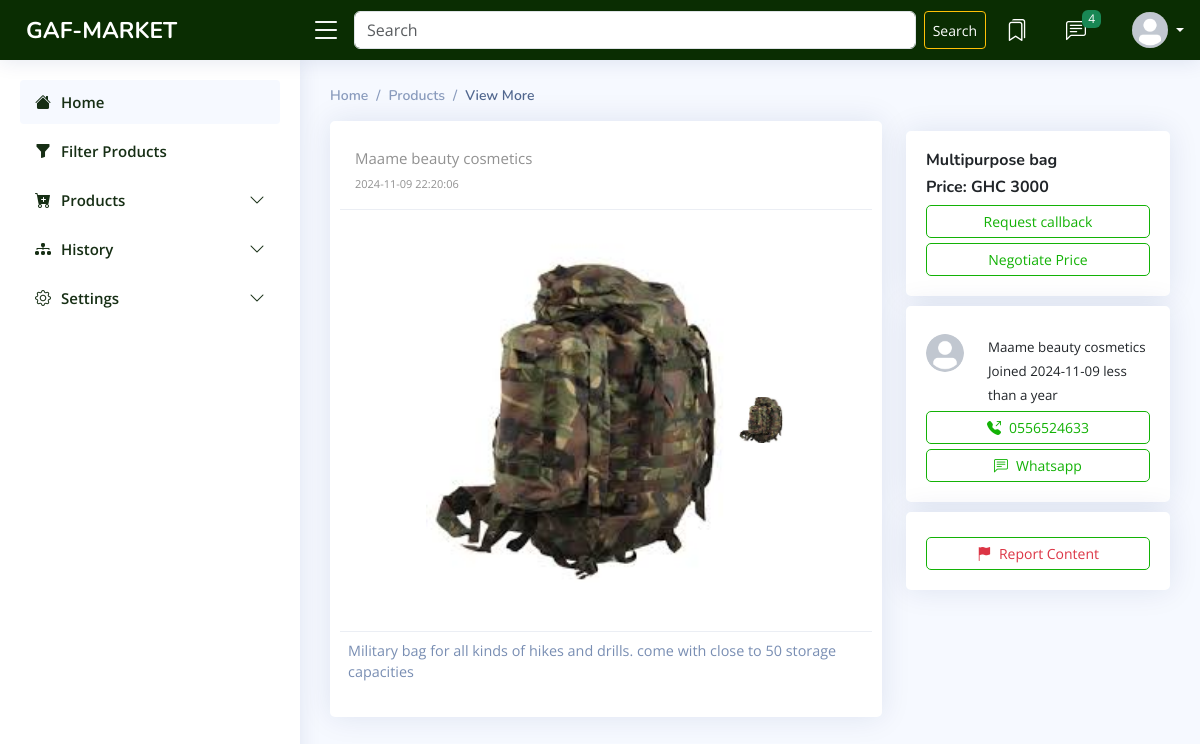
/users/includes/viewmore.php?productid=672fcb4bf01c1&sellerid=2&id=12 (signed in), run on the app's committed database.
### tables this page shows
CREATE TABLE `productimgs` (
  `id` int(11) NOT NULL,
  `userid` varchar(225) NOT NULL,
  `productid` varchar(225) NOT NULL,
  `path` varchar(225) NOT NULL,
  `title` varchar(225) NOT NULL,
  `category` varchar(225) NOT NULL,
  `price` varchar(225) NOT NULL,
  `description` varchar(225) NOT NULL,
  `timestamp` timestamp NOT NULL DEFAULT current_timestamp()
);

CREATE TABLE `users` (
  `id` int(11) NOT NULL,
  `name` varchar(225) NOT NULL,
  `email` varchar(225) NOT NULL,
  `telephone` varchar(225) NOT NULL,
  `password` varchar(225) NOT NULL,
  `timestamp` timestamp NOT NULL DEFAULT current_timestamp()
);

### users/includes/viewmore.php (the view, shortened to what this page needs)
<?php
include('header.php');
if(isset($_GET['productid']))
{
    $productid = $_GET['productid'];
    $id = $_GET['id'];
}
$query = "SELECT * FROM productimgs p JOIN users u ON p.userid = u.id WHERE p.id = ? ";
$stmt = mysqli_prepare($conn, $query);
mysqli_stmt_bind_param($stmt, "i", $id);
$stmt->execute();
$result = $stmt->get_result();
$rows = mysqli_fetch_assoc($result);
$sellername = $rows['name'];
$time = $rows['timestamp'];
$product_description = $rows['description'];
$price = $rows['price'];
$title = $rows['title'];
$sellertel = $rows['telephone'];
$registrationDate = new DateTime($time);
$currentDate = new DateTime();
$interval = $registrationDate->diff($currentDate);
$inyears = $interval->y;
$date = (new DateTime($time))->format('Y-m-d')
?>
<html>
<head>
</head>
<body>
<div class="main" id="main">
    <div class="pagetitle">
        <nav>
            <ol class="breadcrumb">
                <li class="breadcrumb-item"><a href="home.php">Home</a></li>
                <li class="breadcrumb-item">Products</li>
                <li class="breadcrumb-item active">View More</li>
            </ol>
        </nav>
    </div>
    <section class="section">
        <div class="row align-items-top">
            <div class="col-lg-8">
                <div class="card">
                    <div class="card-header">
                        <small style="font-size: 15px; color: #919191;"><?php echo $sellername  ?></small><br>
                        <small style="font-size: 11px; color: #919191"><?php echo $time ?></small>
                    </div>
                    <div class="card-body">
                        <div class="image-container">
                            <?php
                                $pathquery = "SELECT * FROM productimgs Where id = ? LIMIT 1";
                                $pathstmt = mysqli_prepare($conn, $pathquery);
                                mysqli_stmt_bind_param($pathstmt,"i",$id);
                                $pathstmt->execute();
                                $fetchpath = $pathstmt->get_result();
                                foreach($fetchpath as $key => $value)
                                {
                                    echo '
                                    <img id="mainImage" class="main-image" src="../../productsimgs/'.$value['path'].'" alt="Product Image">
                                    ';
                                }
                            ?>
                             <?php
                             $multipathquery = "SELECT path FROM productimgs Where id = ? OR productid = ? GROUP BY id";
                             $multipathstmt = mysqli_prepare($conn, $multipathquery);
                             mysqli_stmt_bind_param($multipathstmt,"is",$id, $productid);
                             $multipathstmt->execute();
                             $multifetchpath = $multipathstmt->get_result();
                             foreach($multifetchpath as $key => $value)
                             {
                                 echo '
                                 <div class="sub-images">
                                <img class="sub-image" src="../../productsimgs/'.$value['path'].'" alt="Sub Image 1" onclick="changeImage(this.src)">
                                </div>
                                 ';
                             }
                             ?>
                        </div>
                    </div>
                    <div class="card-footer">
                        <p><?php echo $product_description?></p>
                    </div>
                </div>
            </div>
            <div class="col-lg-4 right-side-items">
                <div class="card right-card">
                    <div class="card-body">
                        <h6 style="font-weight: bold;"><?php  echo $title?></h6>
                        <h6 style="font-weight: bold;">Price: GHC<?php echo  " ".$price ?></h6>
                        <div class="text-center">
                            <button class="btn btn-sm custom-button" type="button" data-toggle="modal" data-target="#requestModal">Request callback</button>
                            <button class="btn btn-sm custom-button" type="button" data-toggle="modal" data-target="#negotiateModal">Negotiate Price</button>
                        </div>
                    </div>
                </div>
                <div class="card right-card">
                    <div class="card-body">
                        <div class="row">
                            <div class="mt-2 mb-2 col-3">
                                <img src="../../assets/img/avatar.png" alt="Profile" class="rounded-circle profile">
                            </div>
                            <div class="col-9 mt-2">
                                <span><small class="text-small"><?php echo $sellername ?></small></span><br>
                                <span><small class="text-small"><?php if($inyears <= 0) {echo "Joined"." ".$date." "."less than a year";} else{echo "Joined".$date." ".$inyears."y";} ?></small></span>
                            </div>
                        </div>
                        <div class="text-center">
                            <button class="btn btn-sm custom-button">
                                <i class="bi bi-telephone-outbound-fill me-2"></i><?php echo $sellertel?>
                            </button>
                            <button class="btn btn-sm custom-button">
                                <i class="bi bi-chat-left-text me-2 "></i><a href="https://wa.me/<?php echo $sellertel?>" style="text-decoration: none; color:inherit;" >Whatsapp</a>
                            </button>
                        </div>
                    </div>
                </div>
                <div class="card right-card">
                    <div class="card-body">
                        <div class="text-center">
                            <button type="button" class="btn btn-sm custom-button text-danger" data-toggle="modal" data-target="#exampleModal">
                                <i class="bi bi-flag-fill me-2"></i>Report Content
                            </button>
                        </div>
                    </div>
                </div>
            </div>
        </div>
    </section>
</div>

### assets/css/style.css (style rules this page uses)
:root { scroll-behavior: smooth; }
body { font-family: "Open Sans", sans-serif; background: #f6f9ff; color: #444444; }
a { color: #4154f1; text-decoration: none; }
h1, h2, h3, h4, h5, h6 { font-family: "Nunito", sans-serif; }
#main { margin-top: 60px; padding: 20px 30px; transition: all 0.3s; }
.pagetitle { margin-bottom: 10px; }
.card { margin-bottom: 30px; border: none; border-radius: 5px; box-shadow: 0px 0 30px rgba(1, 41, 112, 0.1); }
.card-header, .card-footer { border-color: #ebeef4; background-color: #fff; color: #798eb3; padding: 15px; }
.card-body { padding: 0 20px 20px 20px; }
.breadcrumb { font-size: 14px; font-family: "Nunito", sans-serif; color: #899bbd; font-weight: 600; }
.breadcrumb a { color: #899bbd; transition: 0.3s; }
.breadcrumb .breadcrumb-item::before { color: #899bbd; }
.breadcrumb .active { color: #51678f; font-weight: 600; }
@media (min-width: 1200px) { #main, #footer { margin-left: 300px; } }

### assets/css/addproduct.css (style rules this page uses)
body { color: #000; overflow-x: hidden; height: 100%; }

### users/includes/viewmore.php (style rules this page uses)
.card { padding: 10px; }
.card-body { padding: 10px; }
.image-container { display: flex; justify-content: center; align-items: center; gap: 10px; overflow: hidden; border-radius: 10px; }
.main-image { width: 60%; max-width: 300px; border-radius: 10px; object-fit: cover; }
.sub-images { display: flex; flex-direction: column; gap: 8px; }
.sub-image { width: 50px; height: 50px; border-radius: 5px; object-fit: cover; cursor: pointer; border: 2px solid transparent; }
.profile { width: 100%; }
.breadcrumb { margin: 0; padding: 5px 0; }
.card-footer { padding: 8px; font-size: 0.9em; }
.right-side-items { margin-top: 10px; }
.right-card { margin-bottom: 10px; padding: 10px; }
.custom-button { color: #13B206; border: 1px solid #13B206; border-radius: 5px; transition: color 0.3s ease, border-color 0.3s ease; background-color: transparent; padding: 5px 10px; display: block; width: 100%; text-align: center; margin-top: 5px; }
.text-small { font-size: smaller; }

### data on the page
productimgs: userid.name "Maame beauty cosmetics", userid.timestamp "2024-11-09 22:20:06", path (picture), description "Military bag for all kinds of hikes and drills. come with close to 50 storage capacities", title "Multipurpose bag", price "3000", userid.timestamp "2024-11-09", userid.telephone "0556524633"

### other printed values
$totalcount "4"
